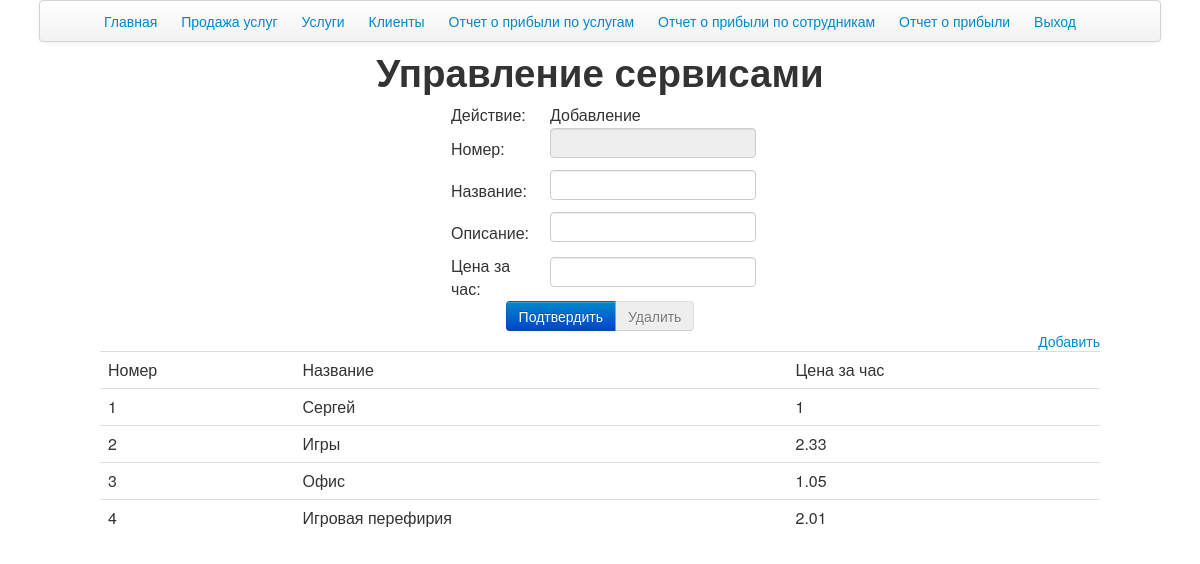
Screenshot of /modules/services/model.php (signed in) with the database file from the repository.
### tables this page shows
CREATE TABLE `service` (
  `idservice` int(11) NOT NULL auto_increment,
  `nameservice` varchar(45) default NULL,
  `descservice` text,
  `hourprice` double default NULL,
  PRIMARY KEY  (`idservice`)
);

### modules/services/model.php (called while the page is built)
<?php
include_once("../../global.php");
$services = $servicemanager->fetchAll();
require('view.php');
?>

### global.php (called while the page is built, shortened)
<?php
include_once("../../controllers/database.php");
include_once("../../controllers/servicemanager.php");
$db = new DataBase();
$servicemanager = new ServiceManager($db);
?>

### controllers/servicemanager.php (called while the page is built, shortened)
<?php
class ServiceManager {
	private $db;
	public function __construct($db){
		$this->db = $db;
	}
	public function fetchAll() {
		$q = "SELECT * FROM service";
		$data = $this->db->restoarray($this->db->execute($q));
		return $data;
	}
}
?>

### controllers/database.php (called while the page is built, shortened)
<?php
class DataBase
{
    public function restoarray($res)
    {
        $rows = mysql_num_rows($res);
        $arr  = array();
        for ($i = 0; $i < $rows; $i++) {
            $f     = mysql_fetch_array($res);
            $arr[] = $f;
        }
        return $arr;
    }
    public function execute($task)
    {
        return mysql_query($task);
    }
}
?>

### modules/services/view.php (the view, shortened to what this page needs)
<html>
	<head>
	</head>
	<body>
		<?php require('../../blocks/head.php') ?>
		<div style="text-align:center;">
			<h1>Управление сервисами</h1>
		</div>
		<form onsubmit="return false;" id="change" class="form">
			<table>
				<tr>
					<td class="t-label">Действие: </td>
					<td><span id="action">Добавление</span><input type="hidden" id="act" value="create"></td>
				</tr>
				<tr>
					<td class="t-label">Номер: </td>
					<td><input type="text" id="idservice" disabled></td>
				</tr>
				<tr>
					<td class="t-label">Название: </td>
					<td><input type="text" id="nameservice"></td>
				</tr>
				<tr>
					<td class="t-label">Описание: </td>
					<td><input type="text" id="descservice"></td>
				</tr>
				<tr>
					<td class="t-label">Цена за час: </td>
					<td><input type="text" id="hourprice" data-pattern="^\d+(\.\d+)?$"></td>
				</tr>
			</table>
			<div class="submit">
				<div class="btn-group">
					<button id="submit" class="btn btn-primary">Подтвердить</button>
					<button  id="delete" class="btn" disabled>Удалить</button>
				</div>
			</div>
		</form>
		<div class="add-zone"><a href="javascript://" id="add">Добавить</a></div>
		<table class="view table">
			<tr class="header">
				<td>Номер</td>
				<td>Название</td>
				<td>Цена за час</td>
			</tr>
			<?php foreach($services as $key=>$value) {?>
			<tr idservice="<?php echo $value["idservice"]?>" nameservice="<?php echo $value["nameservice"]?>" descservice="<?php echo $value["descservice"]?>" hourprice="<?php echo $value["hourprice"]?>">
				<td><?php echo $value["idservice"]?></td>
				<td><?php echo $value["nameservice"]?></td>
				<td><?php echo $value["hourprice"]?></td>
			</tr>
			<?php } ?>
		</table>
	</body>
</html>

### css/main.css (style rules this page uses)
input { height: 30px !important; }
button { margin-right: 20px; }
h1 { display: block; text-align: center; }
.form { display: block; width: 300px; margin: 0 auto; }
.submit { text-align: center; }
.view { width: 1000px !important; margin: 0 auto; }
.add-zone { text-align: right;width: 1000px; margin: 0 auto; }
.t-label { padding-right: 20px; }

### rows the page displays
service: idservice "1", nameservice "Сергей", hourprice "1"
service: idservice "2", nameservice "Игры", hourprice "2.33"
service: idservice "3", nameservice "Офис", hourprice "1.05"
service: idservice "4", nameservice "Игровая перефирия", hourprice "2.01"
